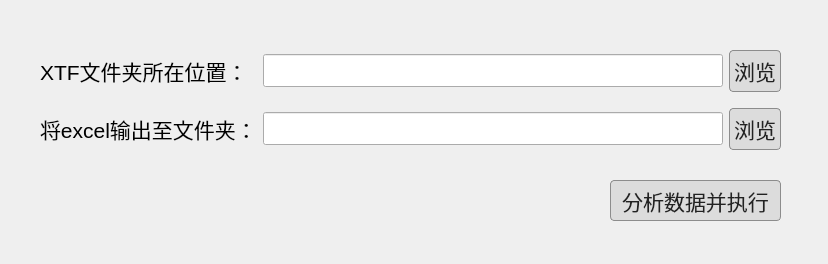
<?xml version="1.0" encoding="UTF-8"?>
<ui version="4.0">
 <class>Form</class>
 <widget class="QWidget" name="Form">
  <property name="geometry">
   <rect>
    <x>0</x>
    <y>0</y>
    <width>828</width>
    <height>264</height>
   </rect>
  </property>
  <property name="windowTitle">
   <string>外业采集记录表生成器  -- by Mr. Wan</string>
  </property>
  <widget class="QPushButton" name="pushButton_start_analysis">
   <property name="geometry">
    <rect>
     <x>610</x>
     <y>180</y>
     <width>171</width>
     <height>41</height>
    </rect>
   </property>
   <property name="font">
    <font>
     <pointsize>16</pointsize>
    </font>
   </property>
   <property name="styleSheet">
    <string notr="true">QPushButton {
    background-color: rgb(220,220,220);
    color: #222222;
    border: 1px solid rgb(140,140,140);
    padding: 4px;
    border-radius: 4px;  /* 圆角，0=直角 */
}
QPushButton:hover {
    background-color: rgb(230,230,230);
    border:1px solid rgb(100,100,100); /* hover时边框变深 */
}
QPushButton:pressed {
    background-color: rgb(200,200,200);
    border:1px solid rgb(70,70,70);
}</string>
   </property>
   <property name="text">
    <string>分析数据并执行</string>
   </property>
  </widget>
  <widget class="QWidget" name="layoutWidget">
   <property name="geometry">
    <rect>
     <x>40</x>
     <y>40</y>
     <width>741</width>
     <height>121</height>
    </rect>
   </property>
   <property name="font">
    <font>
     <pointsize>16</pointsize>
    </font>
   </property>
   <layout class="QGridLayout" name="gridLayout">
    <item row="0" column="0">
     <widget class="QLabel" name="label">
      <property name="font">
       <font>
        <pointsize>16</pointsize>
       </font>
      </property>
      <property name="text">
       <string>XTF文件夹所在位置：</string>
      </property>
     </widget>
    </item>
    <item row="0" column="2">
     <widget class="QPushButton" name="pushButton_browser_to_xtf_folder">
      <property name="font">
       <font>
        <pointsize>16</pointsize>
       </font>
      </property>
      <property name="styleSheet">
       <string notr="true">QPushButton {
    background-color: rgb(220,220,220);
    color: #222222;
    border: 1px solid rgb(140,140,140);
    padding: 4px;
    border-radius: 4px;  /* 圆角，0=直角 */
}
QPushButton:hover {
    background-color: rgb(230,230,230);
    border:1px solid rgb(100,100,100); /* hover时边框变深 */
}
QPushButton:pressed {
    background-color: rgb(200,200,200);
    border:1px solid rgb(70,70,70);
}</string>
      </property>
      <property name="text">
       <string>浏览</string>
      </property>
     </widget>
    </item>
    <item row="0" column="1">
     <widget class="QLineEdit" name="lineEdit_xtf_location">
      <property name="font">
       <font>
        <pointsize>16</pointsize>
       </font>
      </property>
     </widget>
    </item>
    <item row="1" column="0">
     <widget class="QLabel" name="label_2">
      <property name="font">
       <font>
        <pointsize>16</pointsize>
       </font>
      </property>
      <property name="text">
       <string>将excel输出至文件夹：</string>
      </property>
     </widget>
    </item>
    <item row="1" column="2">
     <widget class="QPushButton" name="pushButton_browser_to_excel_folder">
      <property name="font">
       <font>
        <pointsize>16</pointsize>
       </font>
      </property>
      <property name="styleSheet">
       <string notr="true">QPushButton {
    background-color: rgb(220,220,220);
    color: #222222;
    border: 1px solid rgb(140,140,140);
    padding: 4px;
    border-radius: 4px;  /* 圆角，0=直角 */
}
QPushButton:hover {
    background-color: rgb(230,230,230);
    border:1px solid rgb(100,100,100); /* hover时边框变深 */
}
QPushButton:pressed {
    background-color: rgb(200,200,200);
    border:1px solid rgb(70,70,70);
}</string>
      </property>
      <property name="text">
       <string>浏览</string>
      </property>
     </widget>
    </item>
    <item row="1" column="1">
     <widget class="QLineEdit" name="lineEdit_excel_location">
      <property name="font">
       <font>
        <pointsize>16</pointsize>
       </font>
      </property>
     </widget>
    </item>
   </layout>
  </widget>
 </widget>
 <resources/>
 <connections/>
</ui>
